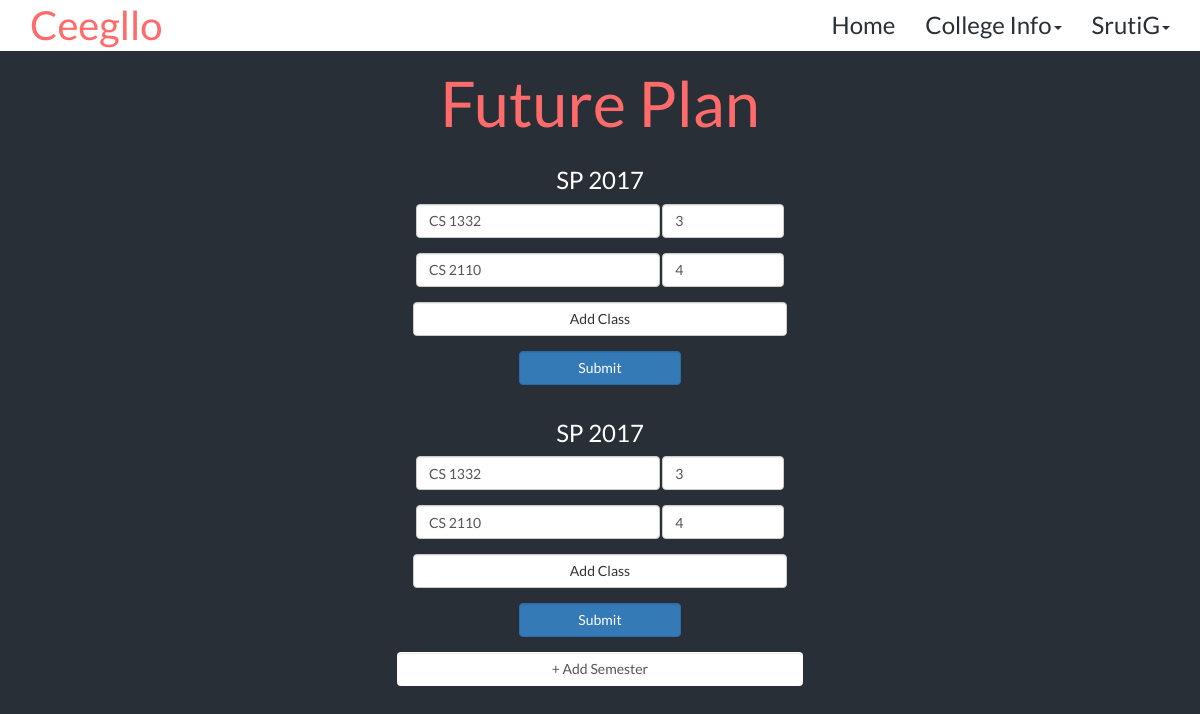
The page /gpacalc/editfuture/ (signed in) on the database its author committed.
### gpacalc/models.py (models this page shows, shortened)
class Semester(models.Model):
    SEASON_CHOICES = (("FA","Fall"), ("SP","Spring"), ("SU","Summer"))
    class Meta:
        unique_together = (('season', 'year'),)
    season = models.CharField(choices = SEASON_CHOICES, max_length=2)
    year = models.CharField(max_length=4)
    def __str__(self):
        return self.season + " " + self.year

class Class(models.Model):
    name = models.CharField(max_length=20, primary_key=True, null=False)
    credits = models.CharField(max_length=10)
    collegename = models.ForeignKey(College, on_delete=models.PROTECT)

### gpacalc/views.py (the view)
def editfuture(request):
    username = request.session.get('username')
    user = Student.objects.get(username=username)
    semesters=Student.getFutureSemesters(user)
    print(semesters)
    return render(request, 'gpacalc/editfuture.html', {'username': username, 'semesters': semesters})

### gpacalc/models.py (called while the page is built)
    def getFutureSemesters(self):
        semesters = {}
        semesterObjects = FutureSemester.objects.all().select_related("semestername").filter(username=self.username)
        for semester in semesterObjects:
            semesters[semester.semestername.__str__] = []
            classObjects = FutureSemester.objects.all().select_related("classname")\
                .filter(username=self.username, semestername=semester.semestername)
            for object in classObjects:
                semesters[semester.semestername.__str__].append((object.classname.name, object.classname.credits))
        return semesters

### gpacalc/templates/gpacalc/editfuture.html (shortened to what this page needs)
{% extends 'gpacalc/layout.html' %}
{%block content %}
<div class="jumbotron text-center bg">
    <div class="container">
        <h1 class="header">Future Plan</h1>
        <form class="form container">
            {% for key, values in semesters.items %}
            <div class="container semester-future">
                <h3 class="form-header text">{{ key }}</h3>
                <form class="form future-form">
                    {% for item in values %}
                    <div class="form-group row class-future">
                        <input type="text" class="form-control form-control-inline class-name" value="{{ item.0 }}" style="width:30ch; display: inline-block;">
                        <input type="text" class="form-control form-control-inline cred" value="{{ item.1 }}" style="width:15ch; display: inline-block;">
                    </div>
                    {% endfor %}
                    <div class="form-group row add-class">
                        <button type="button" class="form-control btn btn-default" style="width:46ch;">Add Class</button>
                    </div>
                    <div class="form-group row">
                        <button type="submit" class="form-control btn btn-primary" style="width:20ch;">Submit</button>
                    </div>
                </form>
            </div>
            {% endfor %}
            <button type="button" class="form-control btn btn-outline-primary" id="addFutureSemester" style="width:50ch; display: inline-block;">+ Add Semester</button>
        </form>
    </div>
</div>
{% endblock %}

### gpacalc/static/gpacalc/css/index.css (style rules this page uses)
:root { --colorPrimaryDark: #292f36; --colorPrimary: #4ecdc4; --colorAccent: #ff6b6b; --text: #ffffff; --header: var(--colorAccent); --nav: var(--text); }
body { font-family: 'Lato', sans-serif; background-color: var(--colorPrimaryDark); height: 100vh; width: 100vw; }
.text { color: var(--text); }
.header { color: var(--header) ! important; }
.bg { background-color: var(--colorPrimaryDark); }

### rows shown on the page
Semester: semesters "SP 2017" "SP 2017"
Class: name "CS 1332" "CS 1332"
Class: name "CS 2110" "CS 2110"

### other values the page prints
{{ username }} "SrutiG"
